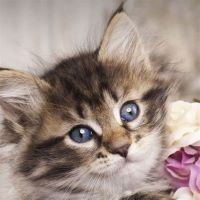
#> input picture images/1.jpg, 200 x 200 px, found by its file name
$ python lab4.py
#> lines starting #> are read from the running program, lines starting #| are printed output that depends on the picture
# 4.	选择一幅图像，使用频域高通滤波技术对图像滤波。
import cv2
import numpy as np
import matplotlib.pyplot as plt

# Read the image
I = cv2.imread('images/1.jpg', cv2.IMREAD_GRAYSCALE)
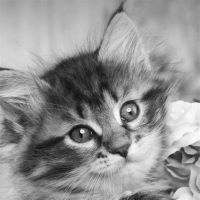
#> I: shape (200, 200); min 7, max 255, mean 146.4
I = cv2.normalize(I.astype('float'), None, 0.0, 1.0, cv2.NORM_MINMAX)  # Normalize to [0, 1]

m, n = I.shape
#> m = 200; n = 200
M, N = 2 * m, 2 * n
#> M = 400; N = 400
u = np.arange(-M//2, M//2)
#> u = 400 values from -200 to 199
v = np.arange(-N//2, N//2)
#> v = 400 values from -200 to 199
U, V = np.meshgrid(u, v) # 网格矩阵

# 频域中心的距离, 根据理想高通滤波器产生公式,当D(i,j)<=D0,置为0
D = np.sqrt(U**2 + V**2)
D0 = 40
H = np.array(D > D0, dtype=float) # 理想高通滤波

J = np.fft.fftshift(np.fft.fft2(I, s=(H.shape[0], H.shape[1])))
K = J * H
L = np.fft.ifft2(np.fft.ifftshift(K))
L = np.abs(L[:m, :n])  # Retain the original image size
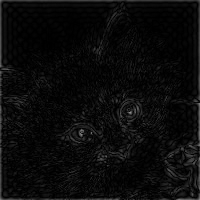
#> L: shape (200, 200) float64; min 6.39e-07, max 0.567, mean 0.0444

plt.subplot(131), plt.imshow(np.log(1 + np.abs(J)), cmap='gray'), plt.title('Frequency Domain')
plt.subplot(132), plt.imshow(I, cmap='gray'), plt.title('Original Image')
plt.subplot(133), plt.imshow(L, cmap='gray'), plt.title('Filtered Image')
plt.show()
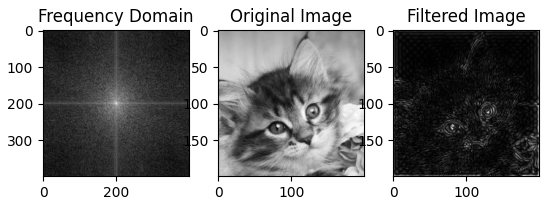
#> figure drawn by matplotlib, 3 panels
